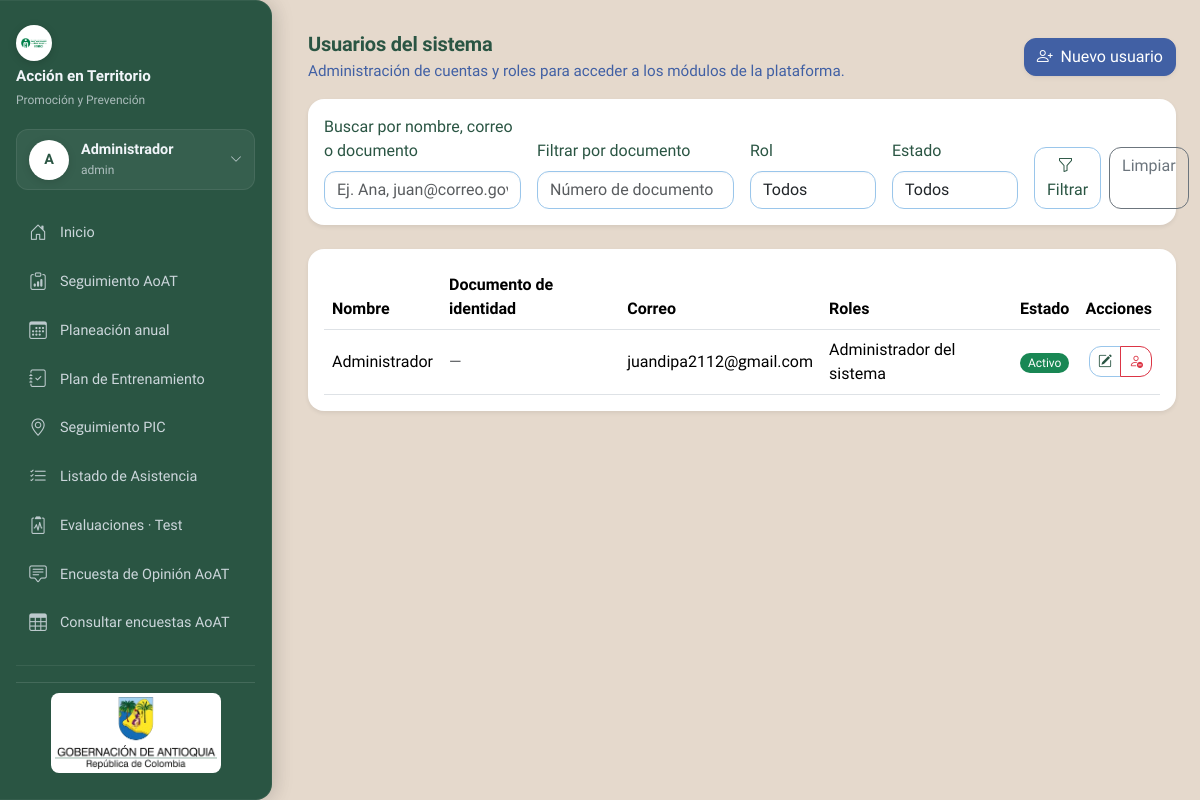
Page /admin/usuarios (signed in) on the committed database.
### tables this page shows
CREATE TABLE IF NOT EXISTS `users` (
  `id` bigint UNSIGNED NOT NULL AUTO_INCREMENT,
  `name` varchar(120) NOT NULL,
  `email` varchar(150) NOT NULL,
  `password` varchar(255) NOT NULL,
  `active` tinyint(1) NOT NULL DEFAULT '1',
  `created_at` timestamp NULL DEFAULT CURRENT_TIMESTAMP,
  `updated_at` timestamp NULL DEFAULT CURRENT_TIMESTAMP ON UPDATE CURRENT_TIMESTAMP,
  PRIMARY KEY (`id`),
  UNIQUE KEY `email` (`email`)
);

### app/Views/users/index.php (the view, shortened to what the rows shown need)
<section class="mt-4 mb-4">
    <div class="d-flex justify-content-between align-items-center flex-wrap gap-3 mb-3">
        <div>
            <h1 class="section-title mb-1">Usuarios del sistema</h1>
        </div>
    </div>
    <?php if (empty($users)): ?>
        <div class="alert alert-info border-0 shadow-sm">
            No se encontraron usuarios con los filtros seleccionados.
        </div>
    <?php else: ?>
        <div class="table-responsive shadow-sm rounded-4 bg-white p-3">
            <table class="table align-middle mb-0">
                <thead>
                <tr>
                    <th scope="col">Nombre</th>
                    <th scope="col">Documento de identidad</th>
                    <th scope="col">Correo</th>
                    <th scope="col">Roles</th>
                    <th scope="col">Estado</th>
                    <th scope="col" class="text-end">Acciones</th>
                </tr>
                </thead>
                <tbody>
                <?php foreach ($users as $user): ?>
                    <tr>
                        <td><?= htmlspecialchars((string) $user['name'], ENT_QUOTES, 'UTF-8') ?></td>
                        <td>
                            <?php
                            $doc = trim((string) ($user['document_number'] ?? ''));
                            echo $doc !== ''
                                ? htmlspecialchars($doc, ENT_QUOTES, 'UTF-8')
                                : '<span class="text-muted">—</span>';
                            ?>
                        </td>
                        <td><?= htmlspecialchars((string) $user['email'], ENT_QUOTES, 'UTF-8') ?></td>
                        <td><?= htmlspecialchars((string) ($user['roles_list'] ?? ''), ENT_QUOTES, 'UTF-8') ?></td>
                        <td>
                            <?php if ((int) $user['active'] === 1): ?>
                                <span class="badge rounded-pill text-bg-success">Activo</span>
                            <?php else: ?>
                                <span class="badge rounded-pill text-bg-secondary">Inactivo</span>
                            <?php endif; ?>
                        </td>
                        <td class="text-end">
                            <div class="btn-group btn-group-sm" role="group">
                                <a
                                    href="/admin/usuarios/editar?id=<?= (int) $user['id'] ?>"
                                    class="btn btn-outline-primary"
                                >
                                    <i class="bi bi-pencil-square"></i>
                                </a>
                                <?php if ((int) $user['active'] === 1): ?>
                                    <button
                                        type="button"
                                        class="btn btn-outline-danger"
                                        data-user-id="<?= (int) $user['id'] ?>"
                                        data-user-name="<?= htmlspecialchars((string) $user['name'], ENT_QUOTES, 'UTF-8') ?>"
                                        data-user-deactivate
                                    >
                                        <i class="bi bi-person-dash"></i>
                                    </button>
                                <?php endif; ?>
                            </div>
                        </td>
                    </tr>
                <?php endforeach; ?>
                </tbody>
            </table>
        </div>
    <?php endif; ?>
</section>

### app/Views/layouts/main.php (shortened to what the rows shown need)
<?php
$flash = \App\Services\Flash::get();
$flashJson = $flash ? htmlspecialchars(json_encode($flash, JSON_UNESCAPED_UNICODE), ENT_QUOTES, 'UTF-8') : '';
$currentUser = Auth::user();
$currentPath = $_SERVER['REQUEST_URI'] ?? '/';
$pathForNav = parse_url($currentPath, PHP_URL_PATH) ?: '/';
$isLogin = ($pathForNav === '/login');
$showSidebar = $currentUser && !$isLogin;
$currentUserRoles = $currentUser['roles'] ?? [];
if (!function_exists('asset_url')) {
    function asset_url(string $relativePath): string
    {
        $root = dirname(__DIR__, 2);
        $publicPath = $root . '/public' . $relativePath;
        $version = file_exists($publicPath) ? (string) filemtime($publicPath) : (string) Config::env('ASSETS_VERSION', time());
        return $relativePath . '?v=' . $version;
    }
}
$initials = '';
if ($currentUser) {
    $parts = preg_split('/\s+/', (string) $currentUser['name']);
    if ($parts) {
        $initials .= mb_substr($parts[0], 0, 1, 'UTF-8');
    }
    $initials = mb_strtoupper($initials, 'UTF-8');
}
?>
<!DOCTYPE html>
<html lang="es">
<head>
    <link href="https://cdn.jsdelivr.net/npm/bootstrap@5.3.3/dist/css/bootstrap.min.css" rel="stylesheet">
    <link rel="stylesheet" href="https://cdn.jsdelivr.net/npm/bootstrap-icons@1.11.3/font/bootstrap-icons.min.css">
    <link rel="stylesheet" href="<?= asset_url('/assets/css/app.css') ?>">
</head>
<body class="app-body<?= !$showSidebar ? ' app-body--home' : '' ?>" <?= $flashJson !== '' ? 'data-flash="' . $flashJson . '"' : '' ?>>
    <main class="app-shell">
        <div class="container-fluid">
            <div class="app-layout d-flex<?= !$showSidebar ? ' app-layout--home' : '' ?>">
                <?php if ($showSidebar): ?>
                    <aside class="app-sidebar flex-column">
                        <div class="app-sidebar-inner">
                            <div class="app-sidebar-head">
                                <?php if ($currentUser):
                                    $primaryRole = !empty($currentUserRoles[0]) ? (string) $currentUserRoles[0] : '';
                                    $displayRole = $primaryRole;
                                ?>
                                    <div class="dropdown app-sidebar-user-dropdown">
                                        <button class="app-sidebar-user dropdown-toggle" type="button" id="sidebarUserDropdown" data-bs-toggle="dropdown" aria-expanded="false">
                                            <span class="avatar-circle avatar-circle-lg"><?= htmlspecialchars($initials, ENT_QUOTES, 'UTF-8') ?></span>
                                            <div class="app-sidebar-user-info">
                                                <span class="app-sidebar-user-name"><?= htmlspecialchars((string) $currentUser['name'], ENT_QUOTES, 'UTF-8') ?></span>
                                                <?php if ($displayRole !== ''): ?>
                                                    <span class="app-sidebar-user-role"><?= htmlspecialchars($displayRole, ENT_QUOTES, 'UTF-8') ?></span>
                                                <?php endif; ?>
                                            </div>
                                            <i class="bi bi-chevron-down app-sidebar-user-chevron"></i>
                                        </button>
                                    </div>
                                <?php endif; ?>
                            </div>
                        </div>
                    </aside>
                <?php endif; ?>
                <div class="app-main flex-grow-1">
                    <div class="container">
                        <?php require $viewFile; ?>
                    </div>
                </div>
            </div>
    </main>
</body>
</html>

### rows in the picture
users: name "A", name "Administrador", email "juandipa2112@gmail.com", roles_list "Administrador del sistema", active "Activo"

### other values in the picture
$displayRole "admin"
